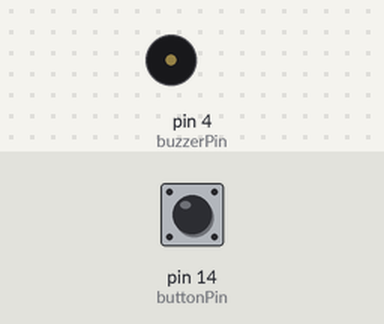
Bench run of a sketch on a simulated Arduino Uno, built with avr-gcc and run on an emulated ATmega328P. Shown: buzzer (waves = sounding, pin HIGH). The inputs (shaded band) are chosen by the test bench; at power-on: pin 14 (buttonPin) HIGH.

Above: at 1.2 s.
1.3 s: pin 14 (buttonPin) pulled LOW for 0.15 s
At 1.5 s:
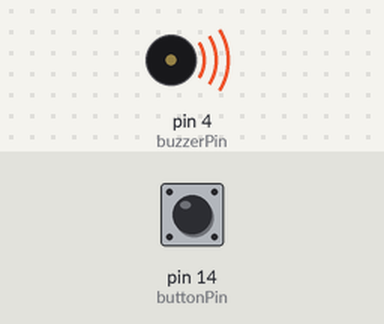
Timing chart, 0 to 4.3 s (numbered marks = the images above; inputs shaded):
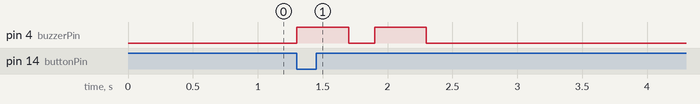

The sketch:

BUZZER.ino
```cpp
const int buzzerPin = 4; // buzzer
const int buttonPin = 14; // push button

bool buzzerOn = false; // track buzzer state
bool lastButtonState = HIGH;

void setup() {
 pinMode(buzzerPin, OUTPUT);
 pinMode(buttonPin, INPUT_PULLUP); // use internal pull-up resistor
}

void loop() {
bool buttonState = digitalRead(buttonPin);

// Detect button press (edge detection)
if (buttonState == LOW && lastButtonState == HIGH) {
// Toggle buzzer state
buzzerOn = !buzzerOn;

if (buzzerOn) {
// Doorbell sound: “ding-dong”
  digitalWrite(buzzerPin, HIGH);
  delay(400);
  digitalWrite(buzzerPin, LOW);
  delay(200);
  digitalWrite(buzzerPin, HIGH);
  delay(400);
  digitalWrite(buzzerPin, LOW);
  }
 }
 lastButtonState = buttonState; // save for next loop
}
```

Measured:
- after the input at 1.3 s, pin 4 (buzzerPin): alternates HIGH for 0.40 s and LOW for 0.20 s, 4 changes in all, then stays LOW, starting at once
